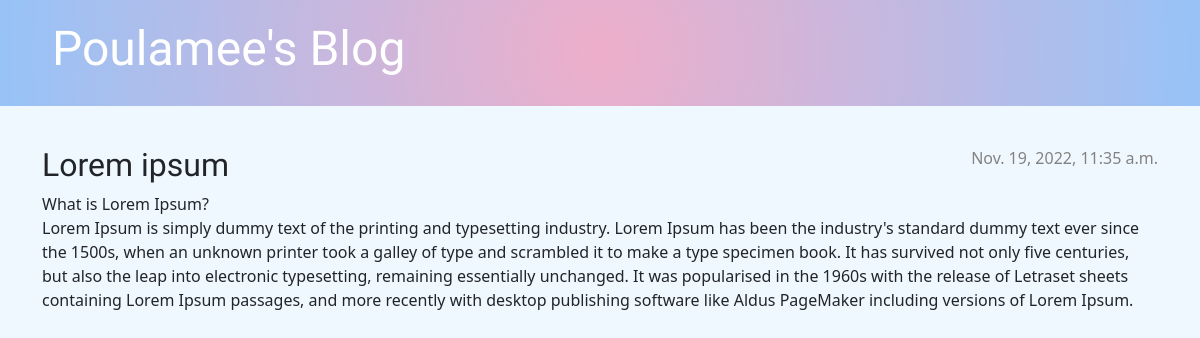
The app's page /post/2/ with its own data.
### blog/models.py (models this page shows, shortened)
class Post(models.Model):
    author = models.ForeignKey(settings.AUTH_USER_MODEL, on_delete=models.CASCADE)
    title = models.CharField(max_length=200)
    text = models.TextField()
    created_date = models.DateTimeField(default=timezone.now)
    published_date = models.DateTimeField(blank=True, null=True)

### blog/views.py (the view)
# urls.py: path('post/<int:pk>/', views.post_detail, name='post_detail'),
def post_detail(request, pk):
    post = get_object_or_404(Post, pk=pk)
    return render(request, 'blog/post_detail.html', {'post': post})

### blog/templates/blog/post_detail.html (shortened to what this page needs)
{% extends 'blog/base.html' %}
{% block content %}
    <article class="post">
        {% if post.published_date %}
            <time class="date">
                {{ post.published_date }}
            </time>
        {% endif %}
        <h2>{{ post.title }}</h2>
        <p>{{ post.text|linebreaksbr }}</p>
    </article>
{% endblock %}

### blog/static/css/blog.css (style rules this page uses)
body { background:rgb(240, 248, 255); }
h1, h2, h3, h4 { font-family: 'Lobster', cursive; }
.date { color: #828282; }
.post { margin-bottom: 70px; }
.post > .date, .post > .actions { float: right; }

### records on screen
Post: published_date "Nov. 19, 2022, 11:35 a.m.", title "Lorem ipsum", text "What is Lorem Ipsum? Lorem Ipsum is simply dummy text of the printing and typesetting industry. Lorem Ipsum has been the industry's standard dummy text ever since the 1500s, when an unknown printer took a galley of type and scrambled it to make a type specimen book. It has survived not only five centuries, but also the leap into electronic typesetting, remaining essentially unchanged. It was popularised in the 1960s with the release of Letraset sheets containing Lorem Ipsum passages, and more recently with desktop publishing software like Aldus PageMaker including versions of Lorem Ipsum."
